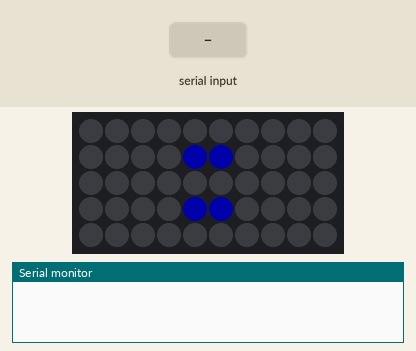
The sketch below on a simulated Arduino Mega 2560, built with avr-gcc and run on an emulated ATmega2560. Parts: 10×5 RGB LED matrix (first LED top left, wired row by row), the last lines printed to the serial monitor. The inputs (shaded band) are chosen by the test bench. Dim RGB values are drawn brighter than linear.

Above: at 1.2 s.
1.3 s: "BEAT,150\n" received over Serial
At 1.48 s:
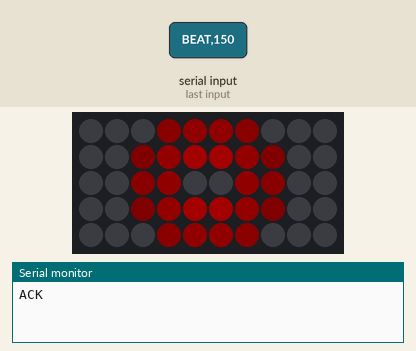
At 3.1 s:
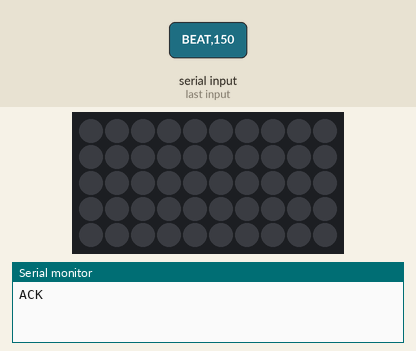
Timing chart, 0 to 4.6 s (numbered marks = the images above; inputs shaded):
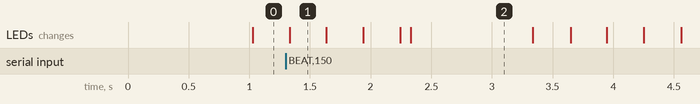

The sketch:

dj_leds.ino
```cpp
// dj_leds.ino
// ─────────────────────────────────────────────────────────────────────────────
// WS2812B 5×10 LED matrix — controlled by the Python DJ pipeline via serial.
//
// Serial messages (115200 baud, newline-terminated):
//
//   MOOD,R,G,B,SIDE\n      — update wave color; next beat uses this color
//   BEAT,R,G,B,SIDE\n      — update color AND fire a wave immediately
//
// Idle behavior:
//   If no message arrives for IDLE_TIMEOUT_MS, reverts to CALM blue (0,0,255)
//   with a slow autonomous wave at CALM_BPM.
// ─────────────────────────────────────────────────────────────────────────────

#include <FastLED.h>

// ── Hardware ──────────────────────────────────────────────────────────────────
#define NUM_LEDS   50
#define DATA_PIN   31
#define LED_COLS   10
#define LED_ROWS    5

// ── Timing ────────────────────────────────────────────────────────────────────
#define CALM_BPM       60          // autonomous wave BPM when idle
#define FPS           240
#define IDLE_TIMEOUT_MS 2000UL     // ms before falling back to idle/CALM color

// ── Wave physics ──────────────────────────────────────────────────────────────
const float WAVE_SPEED = 6.0f;
const float WAVE_WIDTH = 1.2f;
const float DECAY      = 0.4f;

// ── Centre of the grid ────────────────────────────────────────────────────────
const float CX = 4.5f;
const float CY = 2.0f;

// ── State ─────────────────────────────────────────────────────────────────────
CRGB  leds[NUM_LEDS];
float brightness[NUM_LEDS];

CRGB  moodColor    = CRGB(0, 0, 255);   // default CALM blue
float waveRadius   = 1.0f;
float MAX_R        = 0.0f;
bool  waveActive   = false;

unsigned long lastBeat    = 0;
unsigned long lastFrame   = 0;
unsigned long lastSerial  = 0;          // tracks last received message
bool          idleMode    = true;       // true = no recent serial message
int           currentBpm  = CALM_BPM;

// Serial input buffer
#define BUF_SIZE 64
char   serialBuf[BUF_SIZE];
uint8_t bufPos = 0;

// ── Helpers ───────────────────────────────────────────────────────────────────

int ledIndex(int row, int col) {
    // Serpentine wiring: even rows left→right, odd rows right→left
    if (row % 2 == 0) return row * LED_COLS + col;
    else              return row * LED_COLS + (LED_COLS - 1 - col);
}

void triggerWave() {
    waveRadius = 0.0f;
    waveActive = true;
}

// ── Parse a complete serial line ──────────────────────────────────────────────
// Expected formats:
//   MOOD,R,G,B,SIDE
//   BEAT,R,G,B,SIDE
void parseLine(char* line) {
    // Tokenise
    char* token = strtok(line, ",");
    if (!token) return;

    bool isBeat = (strcmp(token, "BEAT") == 0);
    bool isMood = (strcmp(token, "MOOD") == 0);
    if (!isBeat && !isMood) return;

    int r = 0, g = 0, b = 0;

    token = strtok(NULL, ","); if (token) r = atoi(token);
    token = strtok(NULL, ","); if (token) g = atoi(token);
    token = strtok(NULL, ","); if (token) b = atoi(token);
    // SIDE field is received but not used by this sketch (the matrix is one panel)

    // Clamp to valid range
    r = constrain(r, 0, 255);
    g = constrain(g, 0, 255);
    b = constrain(b, 0, 255);

    moodColor   = CRGB(r, g, b);
    idleMode    = false;
    lastSerial  = millis();

    if (isBeat) {
        triggerWave();
        Serial.println("ACK");  // only confirm beat triggers, not every MOOD message
    }
}

// ── Setup ─────────────────────────────────────────────────────────────────────
void setup() {
    Serial.begin(115200);

    FastLED.addLeds<WS2812B, DATA_PIN, GRB>(leds, NUM_LEDS);
    FastLED.setBrightness(200);
    memset(brightness, 0, sizeof(brightness));

    // Pre-compute max radius from centre to corner
    for (int r = 0; r < LED_ROWS; r++) {
        for (int c = 0; c < LED_COLS; c++) {
            float dist = sqrtf(((float)c - CX) * ((float)c - CX) +
                               ((float)r - CY) * ((float)r - CY));
            if (dist > MAX_R) MAX_R = dist;
        }
    }

    lastFrame  = millis();
    lastBeat   = millis();
    lastSerial = millis();   // treat startup as a "recent message" so we don't
                              // immediately fire idle mode before the PC connects
}

// ── Loop ──────────────────────────────────────────────────────────────────────
void loop() {
    unsigned long now = millis();

    // ── 1. Read serial ────────────────────────────────────────────────────────
    while (Serial.available()) {
        char c = (char)Serial.read();
        if (c == '\n' || c == '\r') {
            if (bufPos > 0) {
                serialBuf[bufPos] = '\0';
                parseLine(serialBuf);
                bufPos = 0;
            }
        } else if (bufPos < BUF_SIZE - 1) {
            serialBuf[bufPos++] = c;
        }
    }

    // ── 2. Idle timeout → revert to CALM blue ─────────────────────────────────
    if (!idleMode && (now - lastSerial >= IDLE_TIMEOUT_MS)) {
        idleMode  = true;
        moodColor = CRGB(0, 0, 255);
    }

    // ── 3. Autonomous beat in idle mode ───────────────────────────────────────
    unsigned long beatIntervalMs = 60000UL / (unsigned long)CALM_BPM;
    if (idleMode && (now - lastBeat >= beatIntervalMs)) {
        lastBeat = now;
        triggerWave();
    }

    // ── 4. Advance wave ───────────────────────────────────────────────────────
    float dt = (now - lastFrame) / 1000.0f;
    lastFrame = now;

    if (waveActive) {
        waveRadius += WAVE_SPEED * dt;
        if (waveRadius > MAX_R + WAVE_WIDTH) waveActive = false;
    }

    // ── 5. Render LEDs ────────────────────────────────────────────────────────
    for (int r = 0; r < LED_ROWS; r++) {
        for (int c = 0; c < LED_COLS; c++) {
            int idx = ledIndex(r, c);

            float distSq = ((float)c - CX) * ((float)c - CX) +
                           ((float)r - CY) * ((float)r - CY);

            // Decay previous brightness
            float b = brightness[idx] * DECAY;

            // Inject wave contribution
            if (waveActive) {
                float rMin = waveRadius - WAVE_WIDTH;
                float rMax = waveRadius + WAVE_WIDTH;
                if (distSq >= rMin * rMin && distSq <= rMax * rMax) {
                    float dist      = sqrtf(distSq);
                    float d         = fabsf(dist - waveRadius);
                    float intensity = cosf((d / WAVE_WIDTH) * (PI / 2.0f));
                    if (intensity > b) b = intensity;
                }
            }

            brightness[idx] = b;

            // Map brightness × mood color → LED
            uint8_t lvl = (uint8_t)(b * 255);
            leds[idx] = CRGB(
                (moodColor.r * lvl) >> 8,
                (moodColor.g * lvl) >> 8,
                (moodColor.b * lvl) >> 8
            );
        }
    }

    FastLED.show();
    delay(1000 / FPS);
}
```

Measured:
- after the input at 1.3 s, the LEDs: change at once (image 1)
- what the display in image 2 shows lasts 1.0 s, from 2.3 s to 3.3 s
